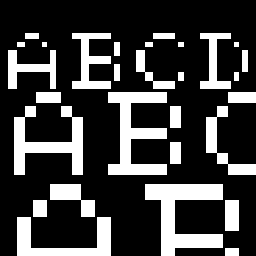
#> input picture images_BW/alfa2.bmp, 256 x 256 px
$ python tableau_bruit.py
#> lines starting #> are read from the running program, lines starting #| are printed output that depends on the picture; after the words box and inside, x2 and y2 are one past the last pixel; in counts of white or black regions, pixels touching at a corner belong together
### basictools.py
from sklearn.cluster import KMeans
import numpy as np
import cv2

def ResizeWithAspectRatio(image, width=None, height=None, inter=cv2.INTER_AREA):
    # this function allows to always display images with respect to ratio - needed for concatenation of images in particular
    # credit goes to nathancy from StackOverflow
    dim = None
    (h, w) = image.shape[:2]

    if width is None and height is None:
        return image
    if width is None:
        r = height / float(h)
        dim = (int(w * r), height)
    else:
        r = width / float(w)
        dim = (width, int(h * r))

    return cv2.resize(image, dim, interpolation=inter)

def read_image(path : str):
#> called with path = './images_BW/alfa2.bmp'
    image = cv2.imread(path)
#> image is the input picture: shape (256, 256, 3); 24.7% white; 29 white regions, largest, box (x1, y1, x2, y2) and area: (145, 184, 223, 256) 2704, (108, 92, 167, 175) 2365, (14, 106, 83, 175) 2035
    image //= 255 # anticipating use of gaussian noise
    grey_img = cv2.cvtColor(image, cv2.COLOR_BGR2GRAY) # making sure it's greyscale
    return grey_img, np.shape(grey_img)

def display_image(title:str, image):
    cv2.imshow(title + ' (press any key to close window)', ResizeWithAspectRatio(image, width=640)) # cv2.resize(image, (1024,576)) instead of image to specify size depending on device
    cv2.waitKey()
    cv2.destroyAllWindows()

def identify_classes(X):
    return np.unique(X)

def gauss_noise(X, m, n, cl1, cl2, m1, sig1, m2, sig2):
    # adding gaussian noise to each class separatly
    gaussian_class_1 = np.random.normal(m1, sig1, (m,n))
    gaussian_class_1[X == cl2] = 0
    gaussian_class_2 = np.random.normal(m2, sig2, (m,n))
    gaussian_class_2[X == cl1] = 0
    noise = gaussian_class_1 + gaussian_class_2

    return noise

def error_rate(tolerance, A, B, m, n):
    return 1 - (abs(A - B) <= tolerance).sum()/(m*n) # rate of different pixels between A & B

# [19 lines left out: function evaluate_kmeans, not called in this run]

### tableau_bruit.py
import basictools as bt
import numpy as np
import cv2

def make_table(paths, table=[]):

    for index,path in enumerate(paths):
        print(f'Image : {path.split("/")[-1]}')

        image, shape = bt.read_image(path)
#> shape = (256, 256)
        cl1, cl2 = bt.identify_classes(image)
#> cl1 = 0; cl2 = 1
        print(f'classe 1 : {cl1}, classe 2 : {cl2}')
#| classe 1 : 0, classe 2 : 1

        noise_1 = bt.gauss_noise(image, shape[0], shape[1],cl1, cl2, .3, .1, -.4, .1)
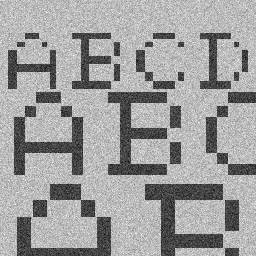
#> noise_1: shape (256, 256) float64; min -0.79, max 0.685, mean 0.128; drawn with min black and max white
        noise_2 = bt.gauss_noise(image, shape[0], shape[1],cl1, cl2, .3, .3, -.55, .3)
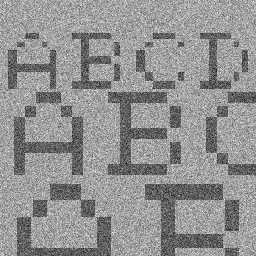
#> noise_2: shape (256, 256) float64; min -1.74, max 1.46, mean 0.0903; drawn with min black and max white
        noise_3 = bt.gauss_noise(image, shape[0], shape[1],cl1, cl2, .4, .3, -.6, .47)
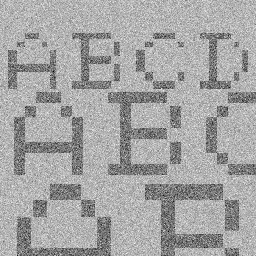
#> noise_3: shape (256, 256) float64; min -2.56, max 1.62, mean 0.155; drawn with min black and max white
        # noise_2_2 = bt.gauss_noise(image, shape[0], shape[1],cl1, cl2, 0, 0, -1, .1)
        # noise_3_1 = bt.gauss_noise(image, shape[0], shape[1],cl1, cl2, 1, 1, 0, .3)
        # noise_3_2 = bt.gauss_noise(image, shape[0], shape[1],cl1, cl2, 0, 1, 0, 1)

        table.append([image])
        table[index].append(image + noise_1)
        table[index].append(image + noise_2)
        table[index].append(image + noise_3)
        # table[index].append(image + noise_2_2)
        # table[index].append(image + noise_3_1)
        # table[index].append(image + noise_3_2)

        # Printing noise error rate wrt maximum likelihood


        table[index] = np.concatenate(tuple(table[index]), axis=1)
#> pass 2 of the loop in make_table, `for index,path in enumerate(paths):`:
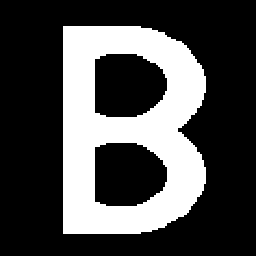
#> input picture images_BW/beee2.bmp, 256 x 256 px
#> in read_image, image is the input picture: shape (256, 256, 3); 29.1% white; 1 white region, box (x1, y1, x2, y2) and area: (63, 26, 206, 234) 19070
#| classe 1 : 0, classe 2 : 1
#> in make_table, `noise_2 = bt.gauss_noise(image, shape[0], shape[1],cl1, cl2, .3, .3, -..`:
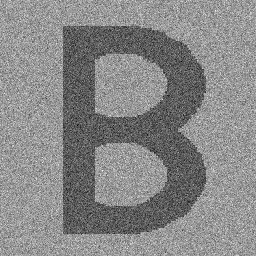
#> noise_2: shape (256, 256) float64; min -1.81, max 1.67, mean 0.0534; drawn with min black and max white
#> in make_table, `noise_3 = bt.gauss_noise(image, shape[0], shape[1],cl1, cl2, .4, .3, -..`:
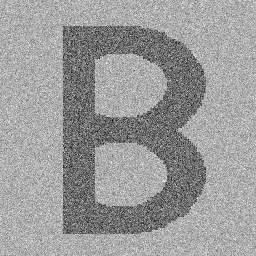
#> noise_3: shape (256, 256) float64; min -2.32, max 1.65, mean 0.109; drawn with min black and max white
#> pass 3 of the loop in make_table, `for index,path in enumerate(paths):`:
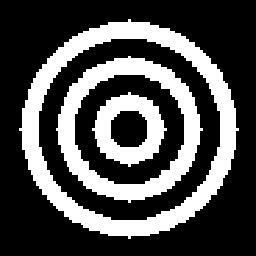
#> input picture images_BW/cible2.bmp, 256 x 256 px
#> in read_image, image is the input picture: shape (256, 256, 3); 30.5% white; 3 white regions, box (x1, y1, x2, y2) and area: (19, 19, 239, 239) 10608, (56, 56, 203, 203) 6600, (92, 92, 167, 167) 2788
#| classe 1 : 0, classe 2 : 1
#> in make_table, `noise_2 = bt.gauss_noise(image, shape[0], shape[1],cl1, cl2, .3, .3, -..`:
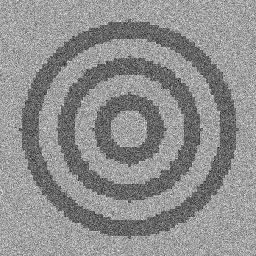
#> noise_2: shape (256, 256) float64; min -2, max 1.63, mean 0.039; drawn with min black and max white
#> in make_table, `noise_3 = bt.gauss_noise(image, shape[0], shape[1],cl1, cl2, .4, .3, -..`:
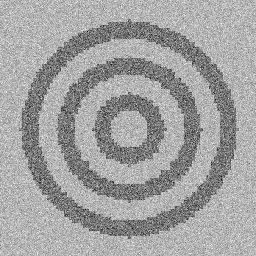
#> noise_3: shape (256, 256) float64; min -2.49, max 1.58, mean 0.0946; drawn with min black and max white
#> the loop made 5 passes; the first 3 are shown

    final_table = np.concatenate(tuple(table), axis=0)
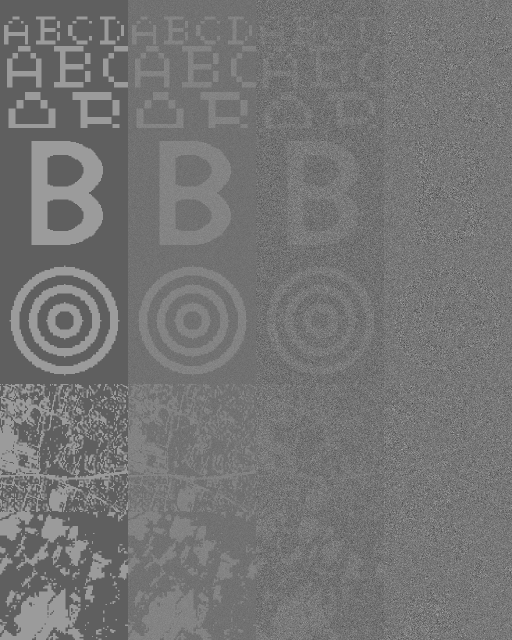
#> final_table: shape (1280, 1024) float64 (shown at 1/2 size); min -1.57, max 2.63, mean 0.366; drawn with min black and max white
    return final_table


def main():
    paths = ['./images_BW/alfa2.bmp', './images_BW/beee2.bmp', './images_BW/cible2.bmp', './images_BW/city2.bmp', './images_BW/country2.bmp']
    table = make_table(paths)
    bt.display_image('Comparative table', table)
#> in ResizeWithAspectRatio, `return cv2.resize(image, dim, interpolation=inter)`:
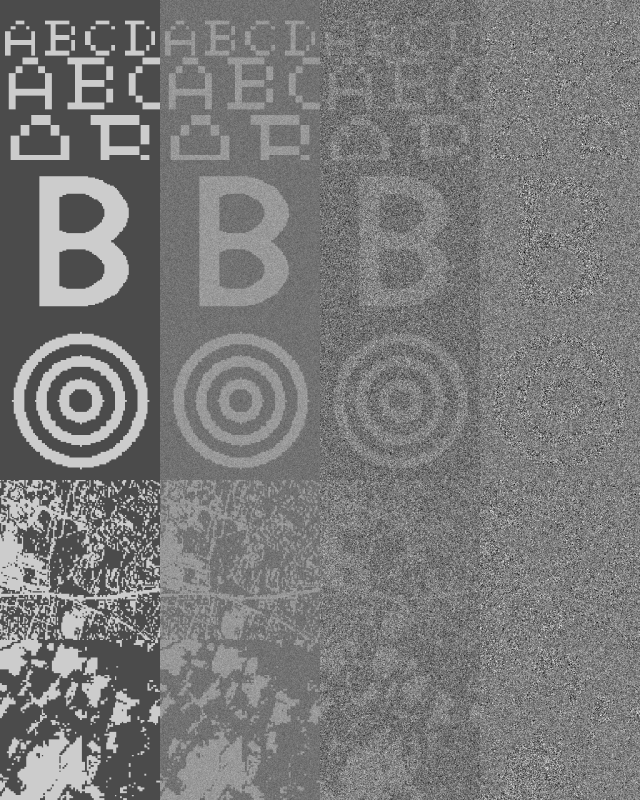
#> returned value: shape (800, 640) float64; min -0.581, max 1.39, mean 0.366; drawn with min black and max white
#> in display_image, `cv2.imshow(title + ' (press any key to close window)', ResizeWithAspec..`:
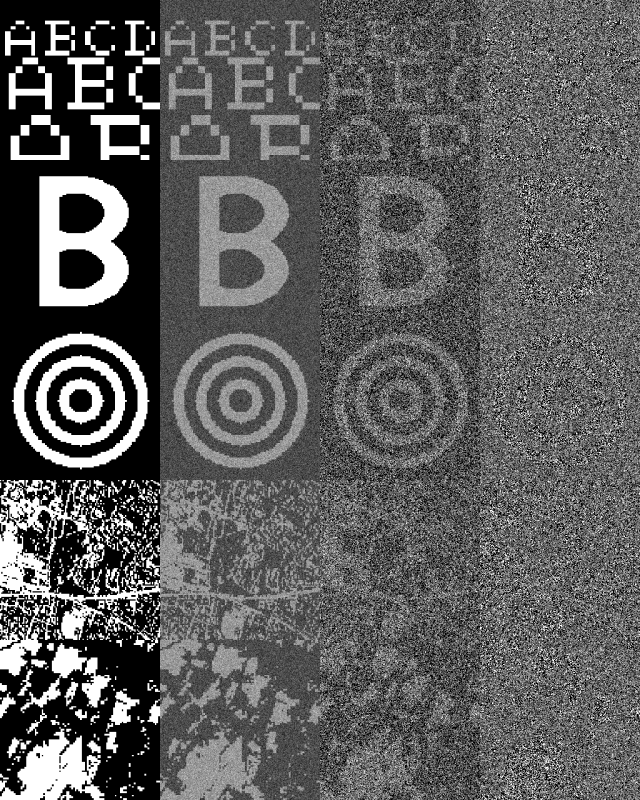
#> window 'Comparative table (press any k': shape (800, 640); min 0, max 255, mean 93.1

    # cv2.imwrite('noise_table.png', 255*table) # write table into PNG file

if __name__ == '__main__':
    main()
